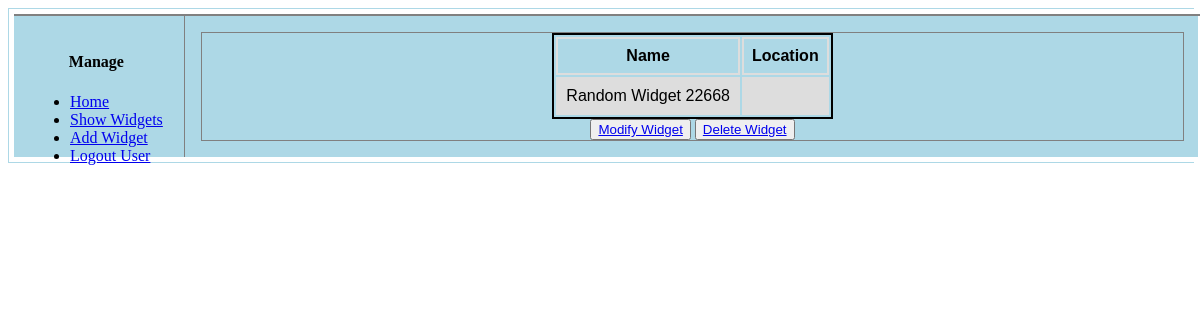
The app's page /simple/stores/1/ (signed in), older data.
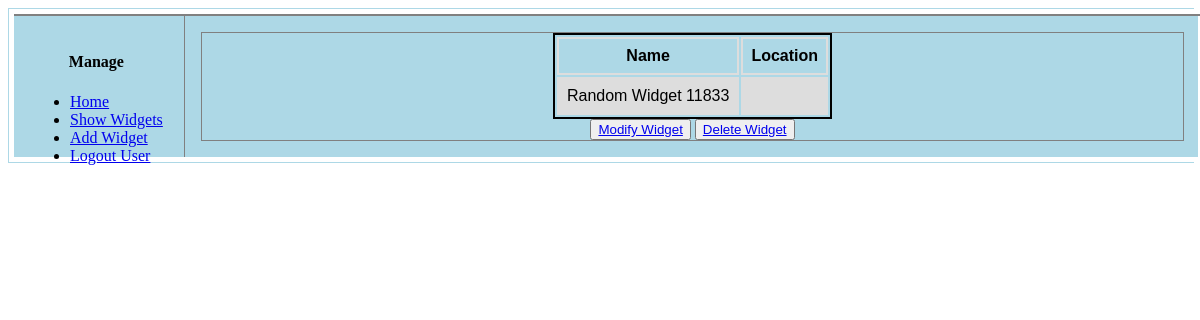
The same page, newer data.
### simple/models.py (models this page shows, shortened)
class Widget(models.Model):
    created_by = models.ForeignKey(User,
                                   on_delete=models.CASCADE)
    name = models.CharField(max_length=20,
                            null=False,
                            blank=False,
                            unique=True)
    sku = models.CharField(max_length=10,
                           null=False,
                           blank=False,
                           unique=True)
    cost = models.DecimalField(max_digits=6,
                               decimal_places=2,
                               default=Decimal('0.00'))
    deleted = models.BooleanField(default=False)
    link = models.URLField(max_length=30,
                           null=True,
                           blank=False)
    ulink = models.URLField(max_length=30,
                            null=True,
                            blank=False)
    dlink = models.URLField(max_length=30,
                            null=True,
                            blank=False)

### simple/views.py (the view)
@login_required
@cache_page(60 * 5)
def store_detail(request, pk):
    if request.method not in ['GET']:
        return Http405()
    context = _get_context()
    context['title'] = 'Simple: Store Detail'
    template = 'simple/store_detail.html'
    try:
        context['store'] = Store.objects.get(pk=pk, deleted=False)
    except Store.DoesNotExist as e:
        pass
    return render(request, template, context)

### simple/views.py (called while the page is built)
def _get_context(context={}):
    context['header'] = 'Django: Simple App'
    context['footer'] = 'Copyright 2017 @Tim Stilwell'
    return context

### simple/templates/simple/store_detail.html
{% extends "simple/base.html" %}
{% block table %}
    <table id="detail">
        <tr>
            <th>Name</th>
            <th>Location</th>
        </tr>
        <tr>
            <td>{{ widget.name }}</td>
            <td>{{ widget.location }}</td>
        </tr>
    </table>
    {% if widget.name %}
        <button type="button">
            <a href="{{ widget.ulink }}">Modify Widget</a>
        </button>
        <button type="button">
            <a href="{{ widget.dlink }}">Delete Widget</a>
        </button>
    {% endif %}
{% endblock %}

Row changes from the older to the newer data that the page shows:
no longer on this page (row edited): Widget: name "Random Widget 22668"
added Widget: name "Random Widget 11833"
